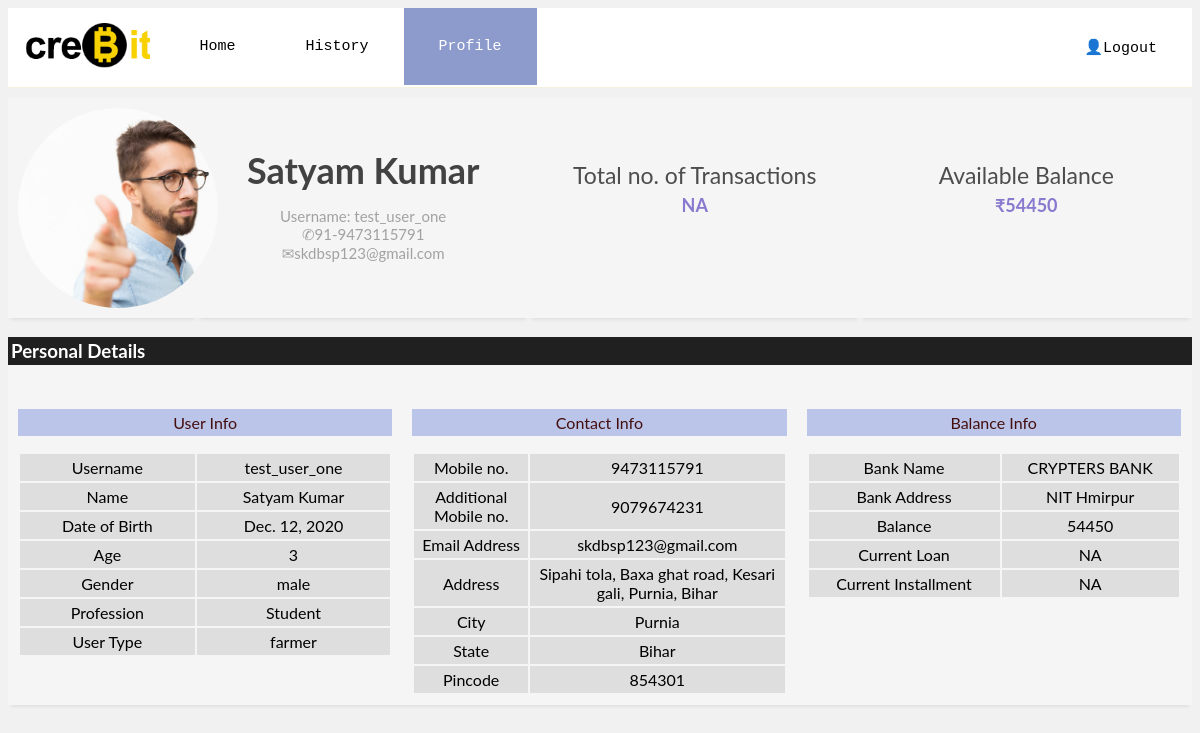
Screenshot of /customer/profile/ (signed in) with the database file from the repository.
### accounts/models.py (models this page shows, shortened)
class UserProfile(models.Model):
    user = models.OneToOneField(User, null=True, blank=True, on_delete=models.CASCADE)
    name = models.CharField(max_length=200, null=False)
    date_of_birth = models.DateField(max_length=200, null=False)
    age = models.IntegerField(null=False)
    gender = models.CharField(max_length=200, null=False)
    profession = models.CharField(max_length=200, null=False)
    user_type = models.CharField(max_length=200, null=False)
    mobile_number = models.CharField(max_length=10, null=False)
    additional_mobile_number = models.CharField(max_length=10, null=True)
    address = models.CharField(max_length=300, null=False)
    city = models.CharField(max_length=200, null=False)
    state = models.CharField(max_length=200, null=False)
    pin_code = models.IntegerField(null=False)
    balance = models.IntegerField(null=True)
    chain = models.ForeignKey(Chain, null=True, on_delete=models.CASCADE)

### customer/views.py (the view)
# urls.py: path('profile/', views.CustomerProfile, name='customer_profile'),
def CustomerProfile (request):
    username = request.user.username
    u = User.objects.get(username=username)
    name = u.userprofile.name
    email = u.email
    date_of_birth = u.userprofile.date_of_birth
    age =u.userprofile.age
    gender = u.userprofile.gender
    profession =u.userprofile.profession
    user_type = u.userprofile.user_type
    mobile_number =u.userprofile.mobile_number
    additional_mobile_number =u.userprofile.additional_mobile_number
    address =u.userprofile.address
    city = u.userprofile.city
    state =u.userprofile.state
    pin_code =u.userprofile.pin_code
    balance = u.userprofile.balance
    return render (request, 'customerProfile.html', {
        "username":username,
        "email":email,
        'name':name,
        'date_of_birth':date_of_birth,
        'age':age,
        'gender':gender,
        'profession':profession,
        'user_type':user_type,
        'mobile_number':mobile_number,
        'additional_mobile_number':additional_mobile_number,
        'address':address,
        'city':city,
        'state':state,
        'pin_code':pin_code,
        'balance':balance,
    })

### customer/templates/customerProfile.html (shortened to what this page needs)
<!DOCTYPE html>
{% load static %}
<html>
<head>
    <link rel="stylesheet" href="https://cdnjs.cloudflare.com/ajax/libs/font-awesome/4.7.0/css/font-awesome.min.css">
    <link rel="stylesheet" href="{% static 'css/customerProfile.css' %}">
</head>
<body>
    <div class="topnav" id="myTopnav">
        <img src="{% static 'media/logo2.png' %}" alt="logo" style="float: left;height:45px;margin :15px;">
        <a href="{% url 'customer:customer_home' %}" class="btn">Home</a>
        <a href="{% url 'customer:customer_history' %}" class="btn">History</a>
        <a href="{% url 'customer:customer_profile' %}" class="btn active">Profile</a>
        <a href="{% url 'landing_page' %}" class="logout" style="float: right;">👤Logout</a>
      </div>
    <div class="row" style="margin-top:10px;">
        <div class="column1">
            <div class="horibox">
                <div class="image-cropper">
                    <label for="file" style="cursor: pointer;"> <img src="{% static 'media/guy.jpg' %}" class="rounded"/></label>
                </div>
            </div>
        </div>
        <div class="column2"
            style="background-color:whitesmoke;box-shadow: 0px 4px 4px -3px rgba(119, 119, 119, 0.2); ">
            <h1>{{name}}</h1>
            <p>Username: {{username}}<br>✆91-{{mobile_number}} <br>✉{{email}}</p>
        </div>
        <div class="column2" style="background-color:whitesmoke;box-shadow: 0px 4px 4px -3px rgba(119, 119, 119, 0.2);">
            <p style="padding-top:12%;color:rgb(77, 77, 77);font-size:23px;">Total no. of Transactions<br><b
                    style="font-size: 18px; color:#7a68cae0">NA</b></p>
        </div>
        <div class="column2" style="background-color:whitesmoke;box-shadow: 0px 4px 4px -3px rgba(119, 119, 119, 0.2);">
            <p style="padding-top:12%;color:rgb(77, 77, 77);font-size:23px;">Available Balance<br><b
                    style="font-size: 18px; color:#7a68cae0">₹{{balance}}</b></p>
        </div>
    </div>
    <div class="row_details"
        style="height:100%;background-color:whitesmoke;box-shadow: 0px 4px 4px -3px rgba(119, 119, 119, 0.2);">
        <div class="per_nav" style="background-color: rgba(0, 0, 0, 0.87);color: rgb(255, 255, 255);">
            <h3 style="padding:3px;">Personal Details</h3>
        </div>
        <div class="column">
            <p style="text-align: center;background-color: #bbc5e9;color: rgb(68, 14, 14);padding:4px;">User Info</p>
            <table>
                <tr>
                    <td>Username</td>
                    <td>{{username}}</td>
                </tr>
                <tr>
                    <td>Name</td>
                    <td>{{name}}</td>
                </tr>
                <tr>
                    <td>Date of Birth</td>
                    <td>{{date_of_birth}}</td>
                </tr>
                <tr>
                    <td>Age</td>
                    <td>{{age}}</td>
                </tr>
                <tr>
                    <td>Gender</td>
                    <td>{{gender}}</td>
                </tr>
                <tr>
                    <td>Profession</td>
                    <td>{{profession}}</td>
                </tr>
                <tr>
                    <td>User Type</td>
                    <td>{{user_type}}</td>
                </tr>
            </table>
        </div>
        <div class="column">
            <p style="text-align: center;background-color:#bbc5e9;color: rgb(68, 14, 14);padding:4px;">Contact Info</p>
            <table>
                <tr>
                    <td>Mobile no.</td>
                    <td>{{mobile_number}}</td>
                </tr>
                <tr>
                    <td>Additional Mobile no.</td>
                    <td>{{additional_mobile_number}}</td>
                </tr>
                <tr>
                    <td>Email Address</td>
                    <td>{{email}}</td>
                </tr>
                <tr>
                    <td>Address</td>
                    <td>{{address}}</td>
                </tr>
                <tr>
                    <td>City</td>
                    <td>{{city}}</td>
                </tr>
                <tr>
                    <td>State</td>
                    <td>{{state}}</td>
                </tr>
                <tr>
                    <td>Pincode</td>
                    <td>{{pin_code}}</td>
                </tr>
            </table>
        </div>
        <div class="column">
            <p style="text-align: center;background-color:#bbc5e9;color: rgb(68, 14, 14);padding:4px;">Balance Info</p>
            <table>
                <tr>
                    <td>Bank Name</td>
                    <td>CRYPTERS BANK</td>
                </tr>
                <tr>
                    <td>Bank Address</td>
                    <td>NIT Hmirpur</td>
                </tr>
                <tr>
                    <td>Balance</td>
                    <td>{{balance}}</td>
                </tr>
                <tr>
                    <td>Current Loan</td>
                    <td>NA</td>
                </tr>
                <tr>
                    <td>Current Installment</td>
                    <td>NA</td>
                </tr>
            </table>
        </div>
    </div>
</body>
</html>

### customer/static/css/customerProfile.css (style rules this page uses)
.topnav { overflow: hidden; background-color: rgb(255, 255, 255); width: 100%; display: block; transition: top 0.3s; border-bottom: 1px solid rgba(168, 138, 4, 0.123); font-family: 'Courier New', monospace; }
.topnav a { float: left; display: block; color: black; text-align: center; padding: 30px 35px; text-decoration: none; font-size: 15px; }
.topnav a.active { background-color: #8c9bcc; color: white; }
body { font-family: "Lato", sans-serif; background-color: #f1f1f1; }
* { box-sizing: border-box; }
b { text-decoration: none; font-size: 20px; color: black; }
.horibox { background-color: whitesmoke; padding: 10px; width: auto; height: 220px; box-shadow: 0px 4px 4px -3px rgba(119, 119, 119, 0.2); }
img { display: inline; margin: 0 auto; height: 100%; width: auto; }
.image-cropper { margin-top: 20px; margin-left: auto; margin-right: auto; display: block; width: 150px; height: 150px; position: relative; overflow: hidden; border-radius: 50%; }
.horibox .image-cropper { margin: 0; width: 200px; height: 200px; display: block; position: relative; overflow: hidden; }
table { width: 100%; text-align: center; }
td { padding: 4px; background-color: rgba(189, 189, 189, 0.404); }
.column1 { float: left; width: 16%; height: 220px; }
.column2 { float: left; width: 28%; height: 220px; }
.column2 p { font-size: 15px; text-align: center; color: rgba(0, 0, 0, 0.342); }
.column2 h1 { margin: 0px; padding-top: 15%; font-size: 36px; text-align: center; color: rgb(66, 66, 66); }
.column { float: left; width: 33.3%; padding: 10px; }
.row:after, .row_details:after { content: ""; display: table; clear: both; position: relative; }

### rows the page displays
UserProfile: name "Satyam Kumar", mobile_number "9473115791", date_of_birth "Dec. 12, 2020", gender "male", profession "Student", user_type "farmer", additional_mobile_number "9079674231", address "Sipahi tola, Baxa ghat road, Kesari gali, Purnia, Bihar", city "Purnia", state "Bihar"

### other values shown
{{ username }} "test_user_one"
{{ email }} "skdbsp123@gmail.com"
{{ balance }} "54450"
{{ age }} "3"
{{ pin_code }} "854301"
